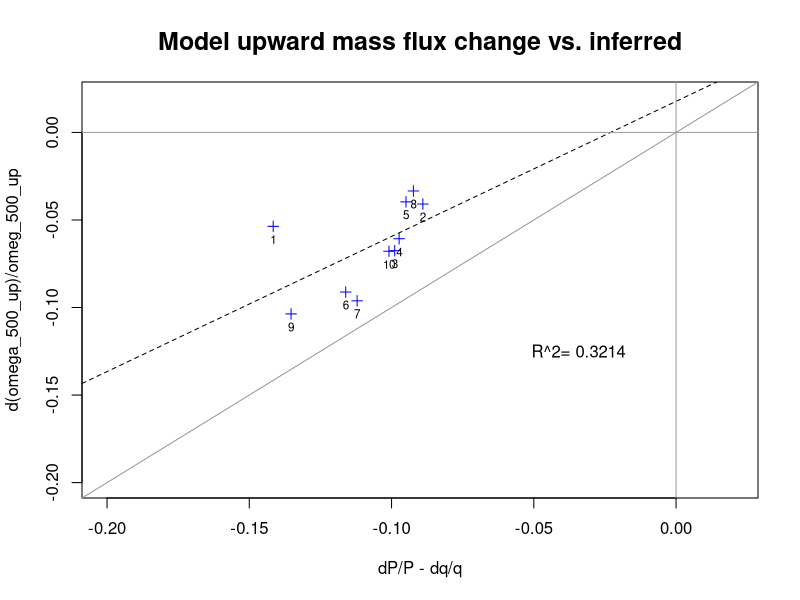

This chart was generated by the following R code:
library(plotrix)
require(plotrix)
mydata=read.table('data.txt')
plot(mydata, ylab='d(omega_500_up)/omeg_500_up', xlab='dP/P - dq/q', xlim=c(-0.2,0.02), ylim=c(-0.2,0.02), main='Model upward mass flux change vs. inferred', pch=3, cex.main=1.5, frame.plot=TRUE, col='blue')
reg<-lm(V2~V1, data=mydata)
abline(reg, lty='dashed')
abline(h = 0, v = 0, col = "gray60")
abline(a=0,b=1,col = "gray60")
xy<-plotrix::emptyspace(mydata)
plotrix::boxed.labels(xy,bty='n',labels=paste("R^2=", format(summary(reg)$r.squared, digits=4)),border=FALSE)
numbers <- c("1","2","3","4","5","6","7","8","9","10")
text(mydata, numbers, cex=0.7, pos=1)
